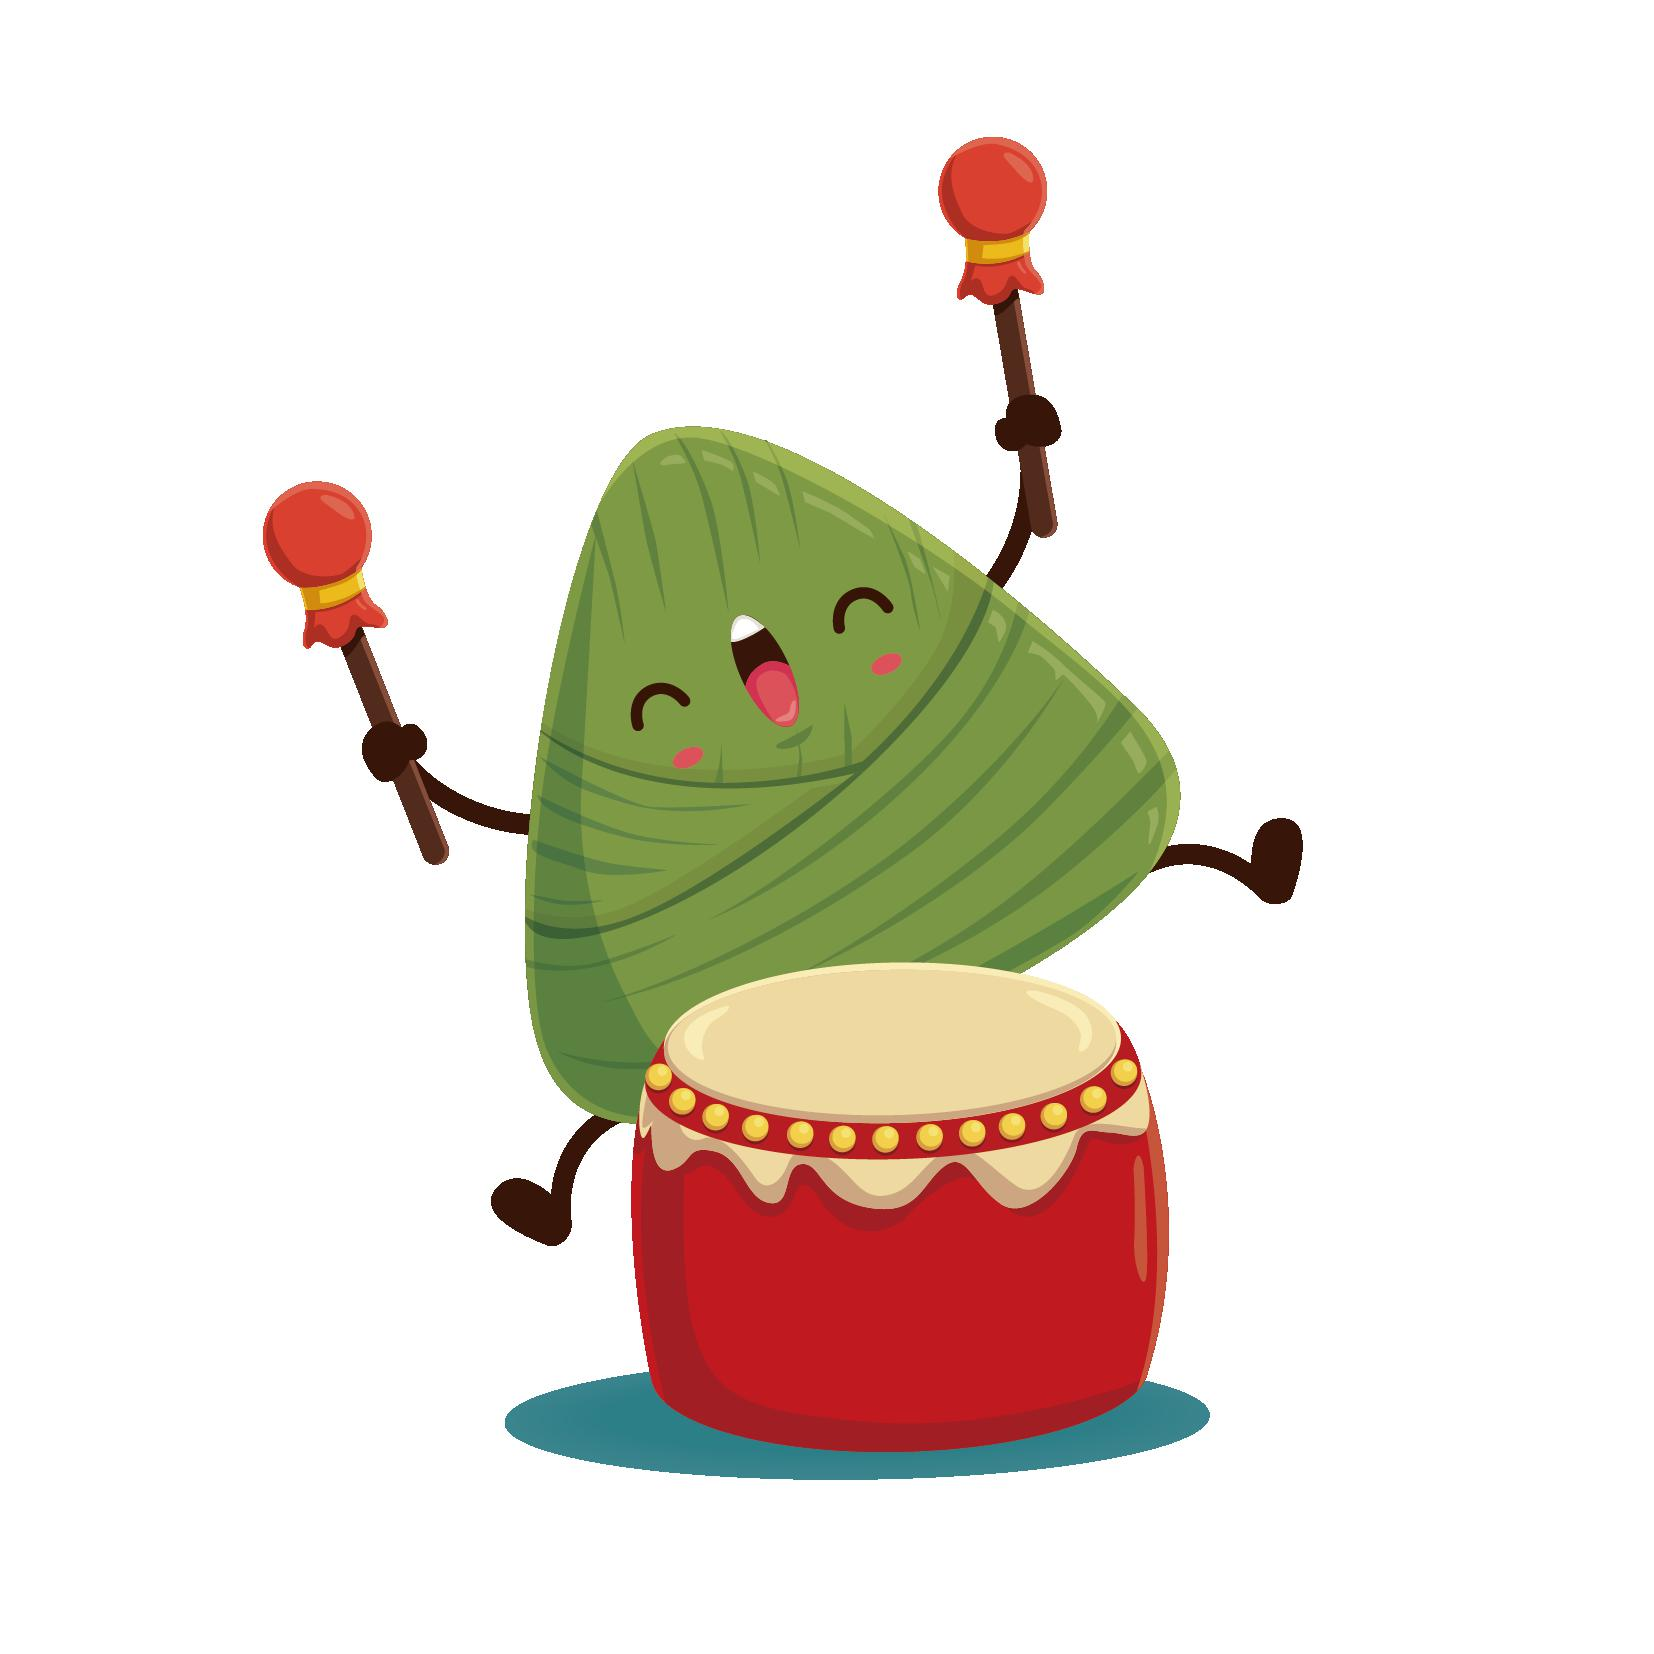

Write Python code to recreate this figure.
from PIL import Image

if __name__ == "__main__":
    im = Image.open(r"F:/images/zongzi.png")
    # im.show()
    print(im.format, im.size, im.mode)
    r, g, b, a = im.split()
    im = Image.merge("RGB", (r, g, b))
    im.save("demo1.jpg")
    # im.show()